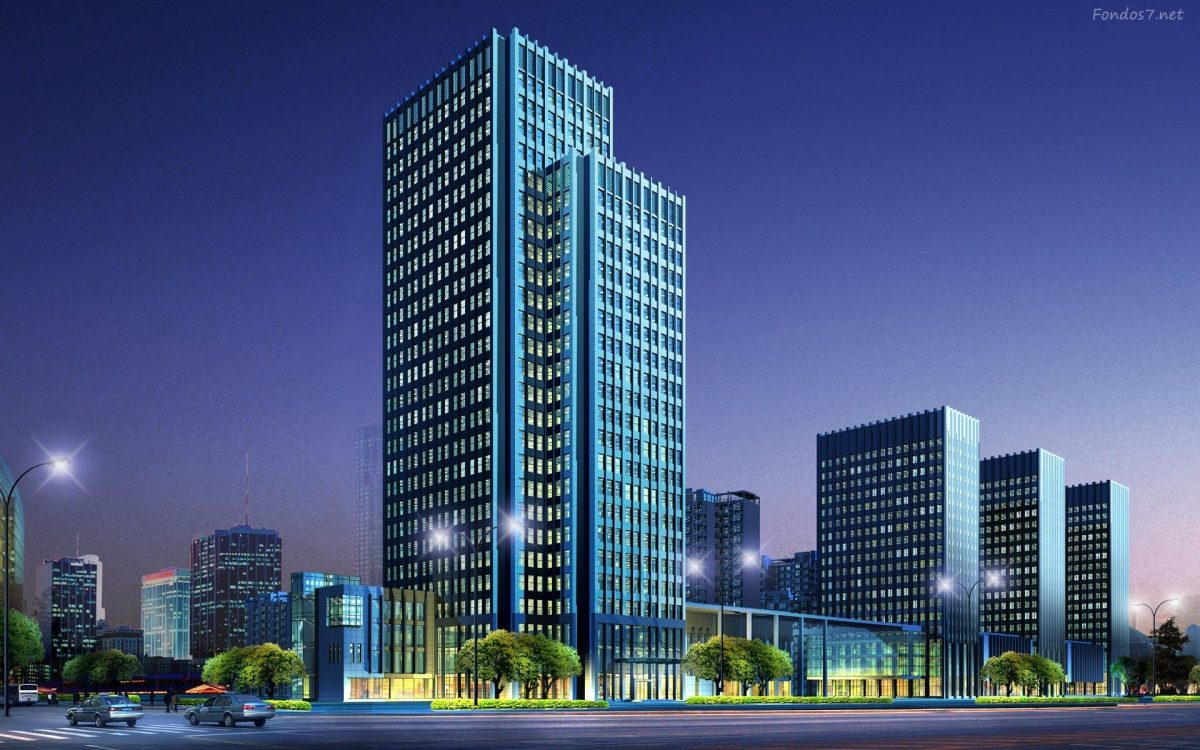
#> input picture semestre_4/p_de_images/practicas/img/edificio.jpg, 1200 x 750 px
$ python clase_9.py
#> lines starting #> are read from the running program, lines starting #| are printed output that depends on the picture; after the words box and inside, x2 and y2 are one past the last pixel; in counts of white or black regions, pixels touching at a corner belong together
import cv2 as cv
import numpy as np
import matplotlib.pyplot as plt

img = cv.imread("../img/edificio.jpg")
#> img is the input picture: shape (750, 1200, 3); mean B, G, R 125.1, 86.1, 70
img = cv.cvtColor(img, cv.COLOR_BGR2GRAY)
#> img: shape (750, 1200)

img = cv.resize(img, dsize=None, fx=0.3, fy=0.3)
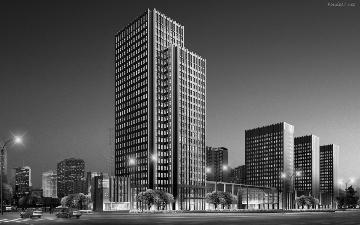
#> img: shape (225, 360); min 1, max 252, mean 86
cv.imshow('img', img)

# Detección de boprdes con gradiente con filtro pewwitt

Hx = np.array([[-1,0,1],[-1,0,1],[-1,0,1]])
Gx = cv.filter2D(np.double(img), -1, Hx)
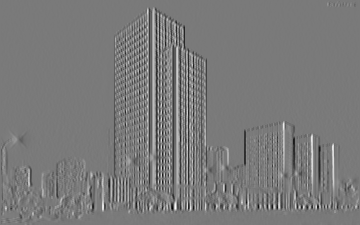
#> Gx: shape (225, 360) float64; min -661, max 719, mean 1; drawn with min black and max white
Gx_img = Gx.copy()
min = np.min(Gx_img)
#> min = -661
Gx_img -= min
max = np.max(Gx_img)
#> max = 1380
Gx_img = np.uint8((Gx_img / max) * 255)
cv.imshow('Gx_img', Gx_img)

Hy = np.array([[-1,-1,-1],[0,0,0],[1,1,1]])
Gy = cv.filter2D(np.double(img), -1, Hy)
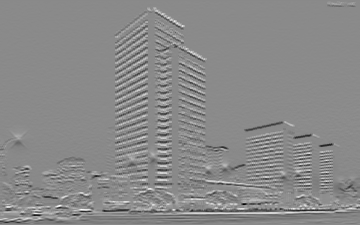
#> Gy: shape (225, 360) float64; min -628, max 534, mean 0.2; drawn with min black and max white
Gy_img = Gy.copy()
min_y = np.min(Gy_img)
#> min_y = -628
Gy_img -= min_y
max_y = np.max(Gy_img)
#> max_y = 1162
Gy_img = np.uint8((Gy_img / max_y) * 255)
cv.imshow('Gy_img', Gy_img)

# Calcular el gradiente total
G = np.sqrt(Gx**2 + Gy**2)
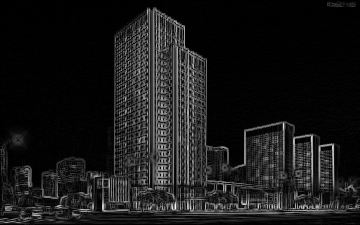
#> G: shape (225, 360) float64; min 0, max 719.1, mean 72.2; drawn with min black and max white

# Normalizar el gradiente total para mostrarlo correctamente
G -= np.min(G)
G /= np.max(G)
G *= 255
G = np.uint8(G)

cv.imshow('Gradiente Total', G)

plt.hist(G.flatten(), bins=256)
plt.show()
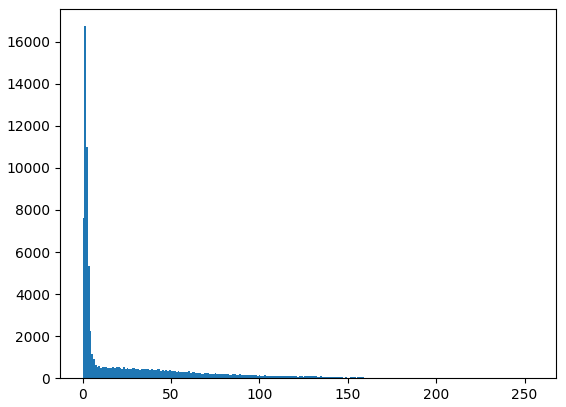
#> figure drawn by matplotlib, 1 panel; tallest bar 16739 high, from x = 0.996 to 1.99

_,G_binary = cv.threshold(G, 25, 255, cv.THRESH_BINARY)
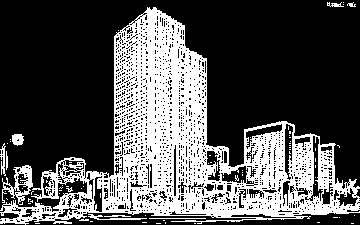
#> G_binary: shape (225, 360); 32.5% white; 91 white regions (81 under 20 px), largest, box (x1, y1, x2, y2) and area: (0, 7, 360, 225) 25070, (2, 165, 33, 205) 483, (88, 214, 147, 220) 120
cv.imshow('G_bin', G_binary)

sobel_x = cv.Sobel(img, ddepth=cv.CV_64F, dx=1, dy=0, ksize=3)
sobel_y = cv.Sobel(img, ddepth=cv.CV_64F, dx=0, dy=1, ksize=3)
sobel_tot = np.uint8(np.sqrt(sobel_x ** 2 + sobel_y ** 2))
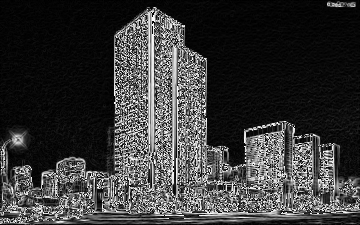
#> sobel_tot: shape (225, 360); min 0, max 255, mean 57
cv.imshow('sobel', sobel_tot)


cv.waitKey()
